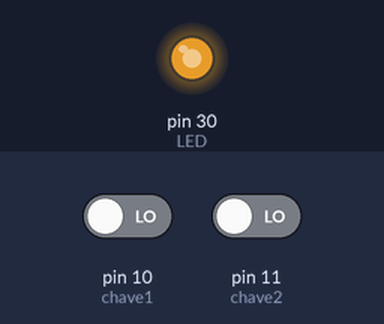
Bench run of a sketch on a simulated Arduino Mega 2560, built with avr-gcc and run on an emulated ATmega2560. Parts: output pins drawn as LEDs (lit = HIGH). Inputs (shaded band) come from the test bench; at power-on: pin 10 (chave1) LOW, pin 11 (chave2) LOW.

Above: at 1.2 s.
1.3 s: pin 10 (chave1) driven HIGH and pin 11 (chave2) driven HIGH
At 1.8 s:
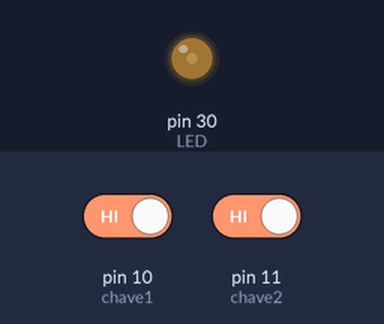
2.8 s: pin 11 (chave2) driven LOW
At 3.4 s:
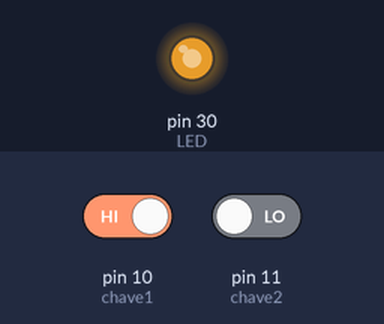
Timing chart, 0 to 5.8 s (numbered marks = the images above; inputs shaded):
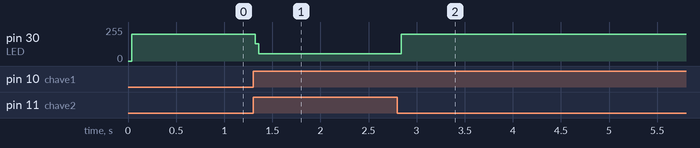

The sketch:

prog_2.ino
```cpp
#define chave1 10
#define chave2 11
#define LED 30
void setup()
{
   pinMode(chave1,INPUT);
   pinMode(chave2,INPUT);
   pinMode(LED,OUTPUT);
}

bool e(bool i1, bool i2); //cabeçalho da função
bool ou(bool i1, bool i2); //cabeçalho da função
bool naoe(bool i1, bool i2); //cabeçalho da função
bool naoou(bool i1, bool i2); //cabeçalho da função

void loop()
{
  bool e1, e2, s1;

  e1 = digitalRead(chave1);
  e2 = digitalRead(chave2);
  s1 = e(e1,e2);
  digitalWrite(LED,s1);
  s1 = naoe(e1,e2);
  digitalWrite(LED,s1);
}

bool e(bool i1, bool i2)
{
  bool o1;
  //logica E
  if(i1 && i2 == 1)
    o1 = 1;
  else
    o1 = 0;
  return o1;
}

bool ou(bool i1, bool i2)
{
  bool o1;
  //logica E
  if(i1 || i2 == 1)
    o1 = 1;
  else
    o1 = 0;
  return o1;
}

bool naoe(bool i1, bool i2)
{
  bool o1;
  //logica E
  if(!(i1 && i2) == 1)
    o1 = 1;
  else
    o1 = 0;
  return o1;
}

bool naoou(bool i1, bool i2)
{
  bool o1;
  //logica E
  if(!(i1 || i2) == 1)
    o1 = 1;
  else
    o1 = 0;
  return o1;
}
```

Measured:
- after the input at 1.3 s, pin 30 (LED): 201/255 → 55/255 at once
- after the input at 2.8 s, pin 30 (LED): 55/255 → 200/255 at once
